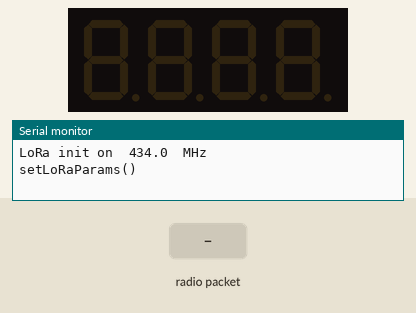
Simulated run of this sketch. Board: Arduino Uno, built with avr-gcc and run on an emulated ATmega328P. Parts: 4-digit seven-segment display, the last lines printed to the serial monitor. The inputs (shaded band) are chosen by the test bench. No radio packets arrive unless stated.

Above: at 1.5 s.
1.6 s: radio packet "1" arrives
At 2.8 s:
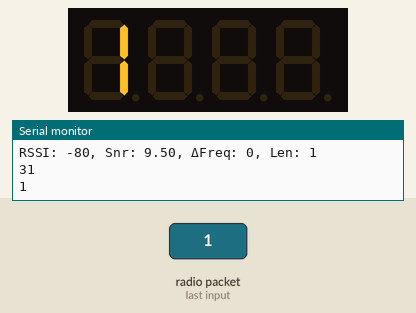
3.1 s: radio packet "0" arrives
At 4.1 s:
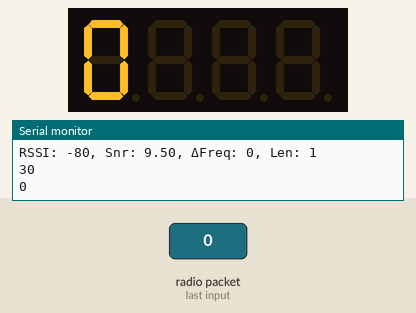
4.6 s: radio packet "2" arrives
At 5.3 s:
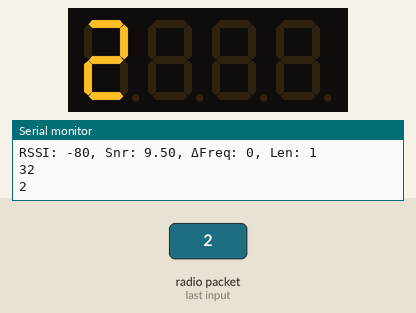
Timing chart, 0 to 7.6 s (numbered marks = the images above; inputs shaded):
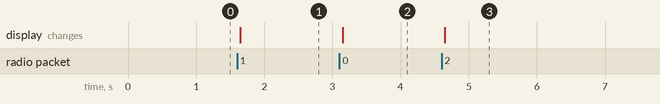

The sketch:

RangerMonitor-1.ino
```cpp
/* Выносной монитор лидара показывает расстояние в метрах на
   4-дигитальном 7-сегментном дисплее
   Используется BSFrance LoRa32u4
  Соединения дисплея к MPU:
  5V - 5V
  GND - GND
  DIO - 6 (В этом случае надо перерезать на обороте MPU перемычку «DIO1->6»)
  CLK - 5
*/

//LORA:
#include <SPI.h>
#include <LoRa.h>
//(Settings for BSFrance)
#define LoRa_CS 8        //CS/SS/NSS LoRa radio chip/slave select
#define LoRa_RST 4       //RST LoRa radio reset
#define LoRa_IRQ 7       //IRQ a hardware interrupt pin

#define WORK_FREQUENCY 434E6
#define SYNC_WORD 3

//DISPLAY:

#include <TM1637.h>
// Instantiation and pins configurations
#define DISP_DIO 6
#define DISP_CLK 5
TM1637 tm(DISP_DIO, DISP_CLK);

String dispDist;

void setup() {
  Serial.begin(9600);
  while (!Serial);

  initDisplay();
  initLoRa();
  setLoRaParams();

  LoRa.onReceive(onReceive);
  LoRa.receive(); //Always listen by default

}

void loop() {
  //Nothing here - everything works "onReceive"
}///loop()

void initDisplay() {
  tm.begin();
  tm.setBrightness(4);

}///void initDisplay()

void onReceive(int packetSize) {

  //  Serial.println(F("\n<<<Package Received>>>"));
  digitalWrite(LED_BUILTIN, HIGH);

  Serial.print("RSSI: " + String(LoRa.packetRssi()));
  Serial.print(", Snr: " + String(LoRa.packetSnr()));
  Serial.print(", ΔFreq: " + String(LoRa.packetFrequencyError()));
  Serial.println(", Len: " + String(packetSize));
  char message[packetSize];
  byte chunk;
  for (byte i = 0; i < packetSize; i++) {
    chunk = LoRa.read();
    message[i] = chunk;
    Serial.print(chunk, HEX);
    Serial.print(" ");
  }
  message[packetSize] = 0;
  Serial.println();
  Serial.println(message);
  dispDist = message;

  displayDistance(dispDist);

  digitalWrite(LED_BUILTIN, LOW);

}//void onReceive(int packetSize)

void   displayDistance(String &distance) {

    tm.display(distance);

}///void   displayDistance(dispDist)


void initLoRa() {
  Serial.print("LoRa init on\t");
  float freqMHZ = WORK_FREQUENCY / 1000000;
  Serial.print(freqMHZ, 1);
  Serial.println("\tMHz");
  // override the library default CS, reset, and IRQ pins:
  LoRa.setPins(LoRa_CS, LoRa_RST, LoRa_IRQ);
  delay(300);

  if (!LoRa.begin(WORK_FREQUENCY)) {
    Serial.println("Starting LoRa failed!");
    while (1);
  }
}////void initLoRa()

void setLoRaParams() {
  Serial.println(F("setLoRaParams()"));
  //Set LoRa for Longest Range:
  //  LoRa.setTxPower(20, PA_OUTPUT_PA_BOOST_PIN);    //max
  LoRa.setSignalBandwidth(125E3);                 //..31.25E3, 41.7E3, 62.5E3, (125E3), and 250E3.
  LoRa.setSpreadingFactor(8);                    //default = 7
  LoRa.setPreambleLength(6);                    //min = 6, default = 8
  LoRa.setSyncWord(SYNC_WORD);     //byte value, defaults to 0x12
  //  LoRa.enableCrc();                             //
  //  LoRa.setCodingRate4(5);

  LoRa.setSyncWord(SYNC_WORD);           // ranges from 0-0xFF, default 0x34, see API docs

}// DONE void setLoRaParams()
```

Measured:
- after the input at 1.6 s, the display: changes after 0.05 s (image 1)
- after the input at 3.1 s, the display: changes after 0.05 s (image 2)
- after the input at 4.6 s, the display: changes after 0.05 s (image 3)
